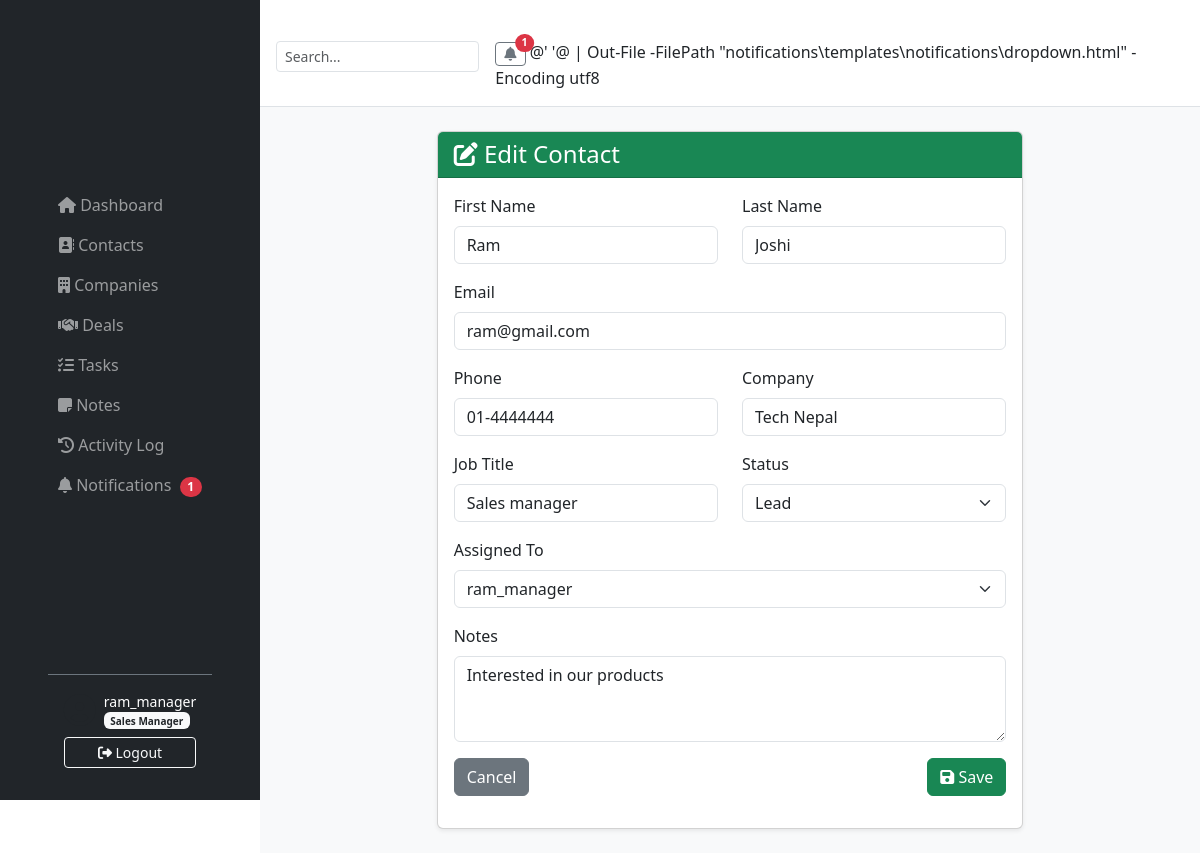
The page /contacts/1/update/ (signed in) on the database its author committed.
### contacts/models.py (models this page shows, shortened)
class Contact(models.Model):
    STATUS_CHOICES = [
        ('lead', 'Lead'),
        ('customer', 'Customer'),
        ('partner', 'Partner'),
    ]
    first_name = models.CharField(max_length=50)
    last_name = models.CharField(max_length=50)
    email = models.EmailField(unique=True)
    phone = models.CharField(max_length=20, blank=True)
    company = models.CharField(max_length=100, blank=True)
    job_title = models.CharField(max_length=100, blank=True)
    status = models.CharField(max_length=20, choices=STATUS_CHOICES, default='lead')
    assigned_to = models.ForeignKey(User, on_delete=models.SET_NULL, null=True, blank=True)
    notes = models.TextField(blank=True)
    created_at = models.DateTimeField(auto_now_add=True)

### contacts/views.py (the view)
# urls.py: path('<int:pk>/update/', views.contact_update, name='contact_update'),
@login_required
@manager_required
def contact_update(request, pk):
    contact = get_object_or_404(Contact, pk=pk)
    if request.method == "POST":
        form = ContactForm(
            request.POST,
            instance=contact
        )
        if form.is_valid():
            contact = form.save()
            create_activity(
                user=request.user,
                module="Contact",
                action="UPDATE",
                object_name=f"{contact.first_name} {contact.last_name}",
                description=f"Updated contact '{contact.first_name} {contact.last_name}'"
            )
            if contact.assigned_to:
                create_notification(
                    user=contact.assigned_to,
                    title="Contact Updated",
                    message=(
                        f"{contact.first_name} "
                        f"{contact.last_name} was updated."
                    )
                )
            messages.success(
                request,
                "Contact updated successfully!"
            )
            return redirect("contact_list")
    else:
        form = ContactForm(instance=contact)
    return render(
        request,
        "contacts/contact_form.html",
        {
            "form": form
        }
    )

### contacts/forms.py
class ContactForm(forms.ModelForm):
    class Meta:
        model = Contact
        fields = ['first_name', 'last_name', 'email', 'phone', 'company', 'job_title', 'status', 'assigned_to', 'notes']
        widgets = {
            'first_name': forms.TextInput(attrs={'class': 'form-control'}),
            'last_name': forms.TextInput(attrs={'class': 'form-control'}),
            'email': forms.EmailInput(attrs={'class': 'form-control'}),
            'phone': forms.TextInput(attrs={'class': 'form-control'}),
            'company': forms.TextInput(attrs={'class': 'form-control'}),
            'job_title': forms.TextInput(attrs={'class': 'form-control'}),
            'status': forms.Select(attrs={'class': 'form-select'}),
            'assigned_to': forms.Select(attrs={'class': 'form-select'}),
            'notes': forms.Textarea(attrs={'class': 'form-control', 'rows': 3}),
        }

### notifications/context_processors.py (called while the page is built)
def notification_context(request):
    if request.user.is_authenticated:
        unread_count = request.user.notifications.filter(is_read=False).count()
        latest_notifications = request.user.notifications.all()[:5]
        return {
            'unread_count': unread_count,
            'latest_notifications': latest_notifications,
        }
    return {}

### contacts/templates/contacts/contact_form.html (shortened to what this page needs)
{% extends 'base.html' %}
{% block content %}
<div class="row justify-content-center">
    <div class="col-md-8">
        <div class="card shadow-sm">
            <div class="card-header bg-success text-white">
                <h4 class="mb-0">
                    {% if form.instance.pk %}
                        <i class="fas fa-edit"></i> Edit Contact
                    {% else %}
                        <i class="fas fa-plus"></i> Add New Contact
                    {% endif %}
                </h4>
            </div>
            <div class="card-body">
                <form method="post" novalidate>
                    <div class="row">
                        <div class="col-md-6 mb-3">
                            <label class="form-label">First Name</label>
                            {{ form.first_name }}
                        </div>
                        <div class="col-md-6 mb-3">
                            <label class="form-label">Last Name</label>
                            {{ form.last_name }}
                        </div>
                    </div>
                    <div class="mb-3">
                        <label class="form-label">Email</label>
                        {{ form.email }}
                    </div>
                    <div class="row">
                        <div class="col-md-6 mb-3">
                            <label class="form-label">Phone</label>
                            {{ form.phone }}
                        </div>
                        <div class="col-md-6 mb-3">
                            <label class="form-label">Company</label>
                            {{ form.company }}
                        </div>
                    </div>
                    <div class="row">
                        <div class="col-md-6 mb-3">
                            <label class="form-label">Job Title</label>
                            {{ form.job_title }}
                        </div>
                        <div class="col-md-6 mb-3">
                            <label class="form-label">Status</label>
                            {{ form.status }}
                        </div>
                    </div>
                    <div class="mb-3">
                        <label class="form-label">Assigned To</label>
                        {{ form.assigned_to }}
                    </div>
                    <div class="mb-3">
                        <label class="form-label">Notes</label>
                        {{ form.notes }}
                    </div>
                    <div class="d-flex justify-content-between">
                        <a href="{% url 'contact_list' %}" class="btn btn-secondary">Cancel</a>
                        <button type="submit" class="btn btn-success">
                            <i class="fas fa-save"></i> Save
                        </button>
                    </div>
                </form>
            </div>
        </div>
    </div>
</div>
{% endblock %}

### templates/base.html (shortened to what this page needs)
﻿{% load static %}
<!DOCTYPE html>
<html lang="en">
<head>
    <link href="https://cdn.jsdelivr.net/npm/bootstrap@5.3.0/dist/css/bootstrap.min.css" rel="stylesheet">
    <link rel="stylesheet" href="https://cdnjs.cloudflare.com/ajax/libs/font-awesome/6.4.0/css/all.min.css">
    <link rel="stylesheet" href="{% static 'css/custom.css' %}">
</head>
<body>
    <nav class="navbar navbar-expand-lg navbar-dark bg-dark fixed-top" style="height: 100vh; width: 260px; flex-direction: column; align-items: stretch; padding: 0; z-index: 1030; display: flex; flex-direction: column;">
        <div class="container-fluid d-flex flex-column h-100">
            <div class="collapse navbar-collapse" id="sidebarNav" style="flex-grow: 1; overflow-y: auto;">
                <ul class="navbar-nav flex-column w-100 pt-3">
                    <li class="nav-item">
                        <a class="nav-link {% if request.resolver_match.url_name == 'dashboard' %}active{% endif %}" href="{% url 'dashboard' %}">
                            <i class="fas fa-home"></i> Dashboard
                        </a>
                    </li>
                    <li class="nav-item">
                        <a class="nav-link {% if request.resolver_match.url_name == 'contact_list' %}active{% endif %}" href="{% url 'contact_list' %}">
                            <i class="fas fa-address-book"></i> Contacts
                        </a>
                    </li>
                    <li class="nav-item">
                        <a class="nav-link {% if request.resolver_match.url_name == 'company_list' %}active{% endif %}" href="{% url 'company_list' %}">
                            <i class="fas fa-building"></i> Companies
                        </a>
                    </li>
                    <li class="nav-item">
                        <a class="nav-link {% if request.resolver_match.url_name == 'deal_list' %}active{% endif %}" href="{% url 'deal_list' %}">
                            <i class="fas fa-handshake"></i> Deals
                        </a>
                    </li>
                    <li class="nav-item">
                        <a class="nav-link {% if request.resolver_match.url_name == 'task_list' %}active{% endif %}" href="{% url 'task_list' %}">
                            <i class="fas fa-tasks"></i> Tasks
                        </a>
                    </li>
                    <li class="nav-item">
                        <a class="nav-link {% if request.resolver_match.url_name == 'note_list' %}active{% endif %}" href="{% url 'note_list' %}">
                            <i class="fas fa-sticky-note"></i> Notes
                        </a>
                    </li>
                    <li class="nav-item">
                        <a class="nav-link {% if request.resolver_match.url_name == 'activity_list' %}active{% endif %}" href="{% url 'activity_list' %}">
                            <i class="fas fa-history"></i> Activity Log
                        </a>
                    </li>
                    <li class="nav-item">
                        <a class="nav-link {% if request.resolver_match.url_name == 'list' and request.resolver_match.namespace == 'notifications' %}active{% endif %}" href="{% url 'notifications:list' %}">
                            <i class="fas fa-bell"></i> Notifications
                            {% if unread_count %}
                                <span class="badge bg-danger rounded-pill ms-1">{{ unread_count }}</span>
                            {% endif %}
                        </a>
                    </li>
                </ul>
            </div>
            {% if user.is_authenticated %}
            <div class="mt-auto p-3 border-top border-secondary">
                <div class="d-flex align-items-center">
                    <i class="fas fa-user-circle fa-2x me-2"></i>
                    <div>
                        <div class="text-white small">{{ user.username }}</div>
                        {% if user.groups.all %}
                            <span class="badge bg-light text-dark" style="font-size: 10px;">
                                {{ user.groups.first.name }}
                            </span>
                        {% endif %}
                    </div>
                </div>
                <form method="post" action="{% url 'logout' %}" class="mt-2">
                    <button type="submit" class="btn btn-outline-light btn-sm w-100">
                        <i class="fas fa-sign-out-alt"></i> Logout
                    </button>
                </form>
            </div>
            {% endif %}
        </div>
    </nav>
    <div style="margin-left: 260px; min-height: 100vh; background: #f8f9fa;">
        <div class="bg-white border-bottom p-3 d-flex justify-content-between align-items-center">
            <div class="d-flex align-items-center">
                <form class="d-flex me-3" role="search">
                    <input class="form-control form-control-sm" type="search" placeholder="Search..." aria-label="Search">
                </form>
                {% if user.is_authenticated %}
                <div class="dropdown">
                    <a class="btn btn-outline-secondary btn-sm position-relative" href="#" role="button" data-bs-toggle="dropdown">
                        <i class="fas fa-bell"></i>
                        {% if unread_count %}
                            <span class="position-absolute top-0 start-100 translate-middle badge rounded-pill bg-danger">
                                {{ unread_count }}
                            </span>
                        {% endif %}
                    </a>
                    {% include 'notifications/dropdown.html' %}
                </div>
                {% endif %}
            </div>
        </div>
        <div class="container-fluid p-4">
            {% block content %}{% endblock %}
        </div>
    </div>
</body>
</html>

### rows shown on the page
Contact: first_name "Ram", last_name "Joshi", email "ram@gmail.com", phone "01-4444444", company "Tech Nepal", job_title "Sales manager", status "Lead", assigned_to "ram_manager", notes "Interested in our products"

### other values the page prints
{{ unread_count }} "1"
{{ user.username }} "ram_manager"
{{ user.groups.first.name }} "Sales Manager"
